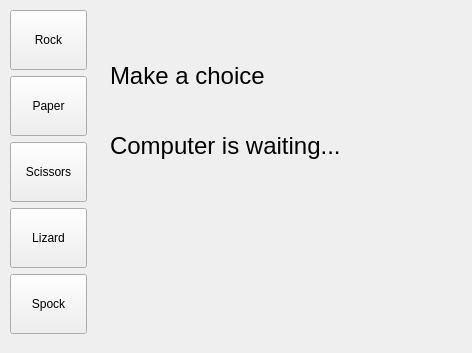
<?xml version="1.0" encoding="UTF-8"?>
<ui version="4.0">
 <class>Form</class>
 <widget class="QWidget" name="Form">
  <property name="geometry">
   <rect>
    <x>0</x>
    <y>0</y>
    <width>472</width>
    <height>353</height>
   </rect>
  </property>
  <property name="windowTitle">
   <string>RockPaperScissorsLizardSpock</string>
  </property>
  <widget class="QWidget" name="verticalLayoutWidget">
   <property name="geometry">
    <rect>
     <x>10</x>
     <y>10</y>
     <width>77</width>
     <height>332</height>
    </rect>
   </property>
   <layout class="QVBoxLayout" name="verticalLayout">
    <item>
     <widget class="QPushButton" name="btn_rock">
      <property name="minimumSize">
       <size>
        <width>60</width>
        <height>60</height>
       </size>
      </property>
      <property name="text">
       <string>Rock</string>
      </property>
     </widget>
    </item>
    <item>
     <widget class="QPushButton" name="btn_paper">
      <property name="minimumSize">
       <size>
        <width>60</width>
        <height>60</height>
       </size>
      </property>
      <property name="text">
       <string>Paper</string>
      </property>
     </widget>
    </item>
    <item>
     <widget class="QPushButton" name="btn_scissors">
      <property name="minimumSize">
       <size>
        <width>60</width>
        <height>60</height>
       </size>
      </property>
      <property name="text">
       <string>Scissors</string>
      </property>
     </widget>
    </item>
    <item>
     <widget class="QPushButton" name="btn_lizard">
      <property name="minimumSize">
       <size>
        <width>60</width>
        <height>60</height>
       </size>
      </property>
      <property name="text">
       <string>Lizard</string>
      </property>
     </widget>
    </item>
    <item>
     <widget class="QPushButton" name="btn_spock">
      <property name="minimumSize">
       <size>
        <width>60</width>
        <height>60</height>
       </size>
      </property>
      <property name="text">
       <string>Spock</string>
      </property>
     </widget>
    </item>
    <item>
     <spacer name="verticalSpacer">
      <property name="orientation">
       <enum>Qt::Vertical</enum>
      </property>
      <property name="sizeHint" stdset="0">
       <size>
        <width>20</width>
        <height>40</height>
       </size>
      </property>
     </spacer>
    </item>
   </layout>
  </widget>
  <widget class="QLabel" name="label_human">
   <property name="geometry">
    <rect>
     <x>110</x>
     <y>50</y>
     <width>261</width>
     <height>51</height>
    </rect>
   </property>
   <property name="font">
    <font>
     <pointsize>18</pointsize>
    </font>
   </property>
   <property name="text">
    <string>Make a choice</string>
   </property>
  </widget>
  <widget class="QLabel" name="label_computer">
   <property name="geometry">
    <rect>
     <x>110</x>
     <y>120</y>
     <width>261</width>
     <height>51</height>
    </rect>
   </property>
   <property name="font">
    <font>
     <pointsize>18</pointsize>
    </font>
   </property>
   <property name="text">
    <string>Computer is waiting...</string>
   </property>
  </widget>
  <widget class="QLabel" name="label_result">
   <property name="geometry">
    <rect>
     <x>110</x>
     <y>230</y>
     <width>341</width>
     <height>51</height>
    </rect>
   </property>
   <property name="font">
    <font>
     <pointsize>18</pointsize>
    </font>
   </property>
   <property name="text">
    <string/>
   </property>
  </widget>
 </widget>
 <resources/>
 <connections/>
</ui>
